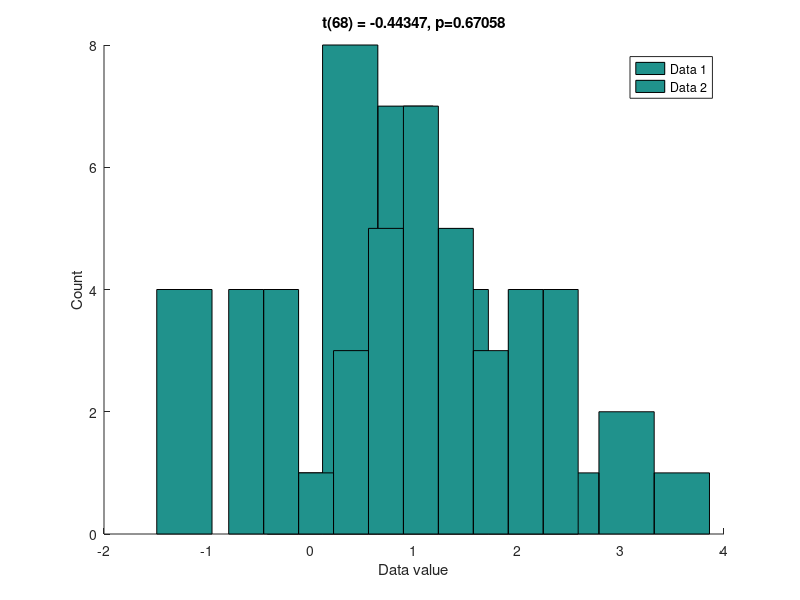
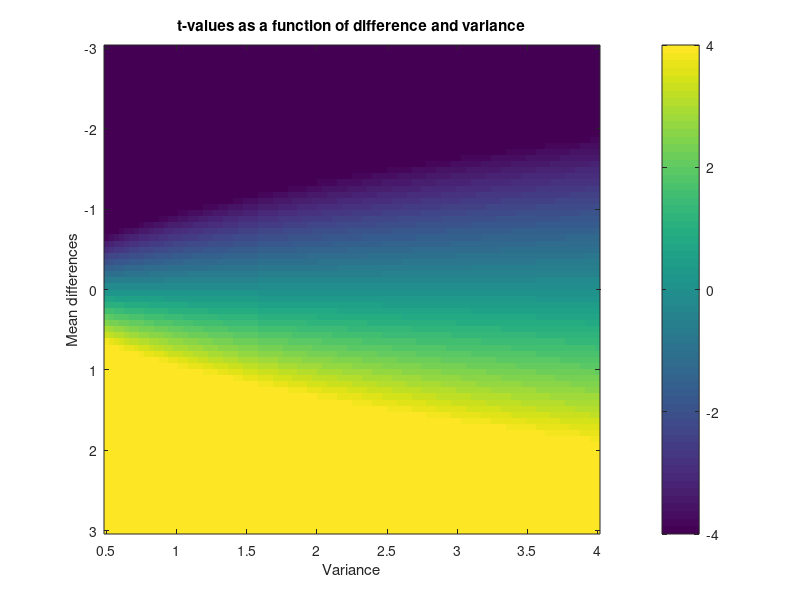

Recreate these plots in MATLAB, in order.
%%
%   COURSE: Master statistics and machine learning: intuition, math, code										
%      URL: udemy.com/course/statsml_x/?couponCode=202006 
% 
%  SECTION: The t-test family
%    VIDEO: Two-sample t-test
% 
%  TEACHER: Mike X Cohen, sincxpress.com
%

%%

% a clear MATLAB workspace is a clear mental workspace
close all; clear; clc
pkg load statistics % load Octave stats package

%% generate data

% parameters
n1 = 30;   % samples in dataset 1
n2 = 40;   % and 2
mu1 = 1;   % population mean in dataset 1
mu2 = 1.2; % population mean in dataset 2


% generate the data
data1 = mu1 + randn(n1,1);
data2 = mu2 + randn(n2,1);

% show their histograms
figure(1), clf, hold on
hist(data1)
hist(data2)
xlabel('Data value'), ylabel('Count')
legend({'Data 1';'Data 2'})

%% now for the t-test

[h,p,ci,stats] = ttest2(data1,data2,'tail','right','vartype','equal');

title([ 't(' num2str(stats.df) ') = ' num2str(stats.tstat) ', p=' num2str(p) ])

%% a 2D space of t values

% ranges for t-value parameters
meandiffs = linspace(-3,3,80);
pooledvar = linspace(.5,4,100);

% group sample size
n1 = 40;
n2 = 30;

% initialize output matrix
allTvals = zeros(length(meandiffs),length(pooledvar));

% loop over the parameters...
for meani=1:length(meandiffs)
    for vari=1:length(pooledvar)
        
        % t-value denominator
        df = n1 + n2 - 2;
        s  = sqrt(( (n1-1)*pooledvar(vari) + (n2-1)*pooledvar(vari)) / df);
        t_den = s * sqrt(1/n1 + 1/n2);
        
        % t-value in the matrix
        allTvals(meani,vari) = meandiffs(meani) / t_den;
    end
end

figure(2), clf
imagesc(pooledvar,meandiffs,allTvals)
xlabel('Variance'), ylabel('Mean differences')
set(gca,'clim',[-1 1]*4)
colorbar
title('t-values as a function of difference and variance')

%% done.
